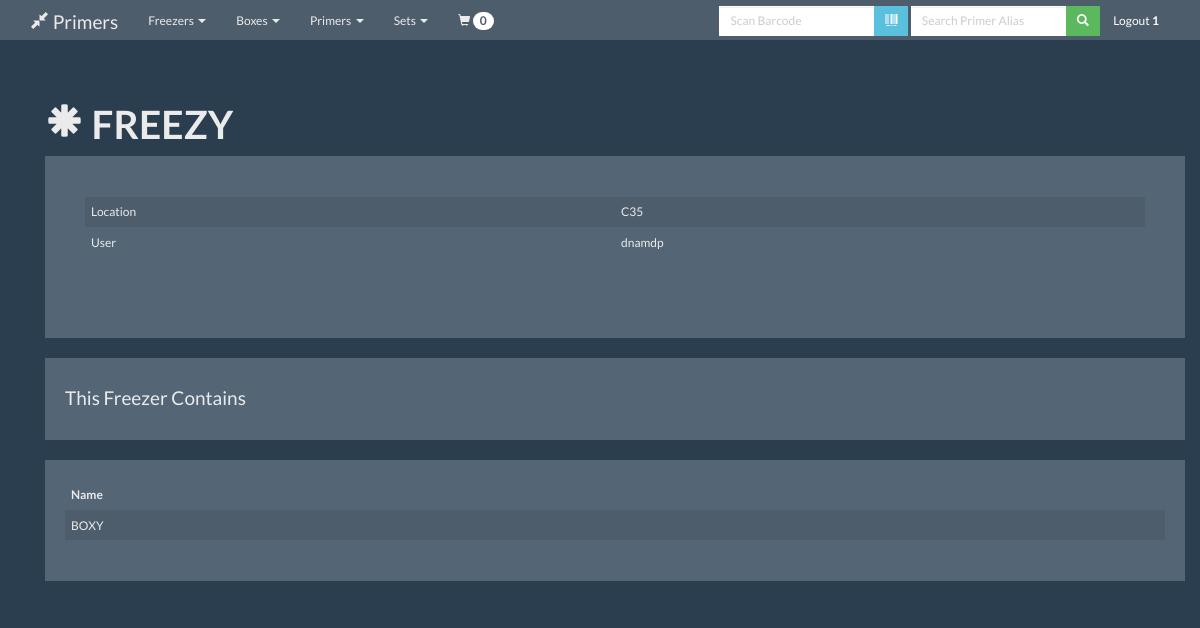
/freezer/detail/1 (signed in), run on the app's committed database.
### app/models.py (models this page shows, shortened)
class Freezers(db.Model):
    id = db.Column(db.Integer, primary_key=True)
    name = db.Column(db.String(20), unique=False)
    location = db.Column(db.String(20), unique=False)
    user = db.Column(db.Integer, db.ForeignKey('users.id'), nullable=False)
    user_rel = db.relationship("Users", lazy='joined', foreign_keys=[user])

class Users(db.Model):
    id = db.Column(db.Integer, primary_key=True)
    username = db.Column(db.String(20), unique=False)
    admin = db.Column(db.Integer)

class Boxes(db.Model):
    id = db.Column(db.Integer, primary_key=True)
    name = db.Column(db.String(20), unique=False)
    rows = db.Column(db.Integer)
    columns = db.Column(db.Integer)
    user = db.Column(db.Integer, db.ForeignKey('users.id'), nullable=False)
    freezer_id = db.Column(db.Integer, db.ForeignKey('freezers.id'), nullable=False)
    aliquots = db.Column(db.Integer)
    user_rel = db.relationship("Users", lazy='joined', foreign_keys=[user])
    freezer_rel = db.relationship("Freezers", lazy='joined', foreign_keys=[freezer_id])

### app/mod_freezer/views.py (the view)
@freezer.route('/detail/<int:freezer_id>', methods=['GET', 'POST'])
@login_required
@admin_required
def view_freezer_detail(freezer_id,message=None,modifier=None):
    freezer = Freezers.query.filter_by(id=freezer_id).first()
    boxes = Boxes.query.filter_by(freezer_id=freezer_id).all()
    return render_template('view_freezer_detail.html',freezer=freezer,message=message,modifier=modifier,boxes=boxes)

### app/mod_admin/queries.py (called while the page is built)
def get_user_id_by_username(s, username):
    user = s.query(Users).filter_by(username=username).values(Users.username, Users.id)
    for i in user:
        return i.id

def check_if_admin(s,username):
    user_id = get_user_id_by_username(s,username)
    query = s.query(Users).filter(Users.id == user_id).values(Users.admin)
    for i in query:
        if i.admin == 1:
            return True
        else:
            return False

### app/views.py (called while the page is built)
@login_manager.user_loader
def load_user(user_id):
    return User(user_id)

@app.context_processor
def get_cart_count():
    print session
    if 'cart' in session:
        if session["cart"] is not None:
            return dict(cart_count=len(session["cart"]))
        else:
            dict(cart_count=0)
    else:
        return dict(cart_count=0)

@app.context_processor
def logged_in():
    if current_user.is_authenticated:
        userid = current_user.id
        admin=check_if_admin(s,userid)
        return {'logged_in': True, 'userid': userid,'admin':admin}
    else:
        return {'logged_in': False}

### app/mod_freezer/templates/view_freezer_detail.html (shortened to what this page needs)
{% extends "layout.html" %}
{% block content %}
<div class="row">
    <div class="col-md-12">
        <h1><strong><span class="glyphicon glyphicon-asterisk"></span> {{ freezer.name }}</h1></strong>
    </div>
</div>
<div class="row">
    <div class="col-md-12">
        <div class="well bs-component">
            <div class="row">
                <div class="col-md-12">
                    <div class="well bs-component">
                         <table class="table table-striped">
                                <td>Location</td>
                                <td>{{ freezer.location }}</td>
                            <tr>
                                <td>User</td>
                                <td>{{ freezer.user_rel.username }}</td>
                            </tr>
                        </table>
                    </div>
                </div>
            </div>
        </div>
    </div>
</div>
<div class="row">
    <div class="col-md-12">
        <div class="well bs-component">
            <h4>This Freezer Contains</h4>
        </div>
    </div>
    </div>
<div class="row">
    <div class="col-md-12">
        <div class="well bs-component">
            <table class="table table-striped">
                <thead>
                    <th>Name</th>
                </thead>
                {% for box in boxes %}
                <tr>
                    <td>{{ box.name }}</td>
                </tr>
                {% endfor %}
        </div>
    </div>
</div>
{% endblock %}

### app/static/css/panel_pal.css (style rules this page uses)
body { padding-top: 80px; }
table { table-layout: fixed; }
td { word-wrap: break-word; }

### data on the page
Freezers: name "FREEZY", location "C35"
Users: user_rel.username "dnamdp"
Boxes: name "BOXY"

### other printed values
{{ cart_count }} "0"
{{ userid }} "1"
